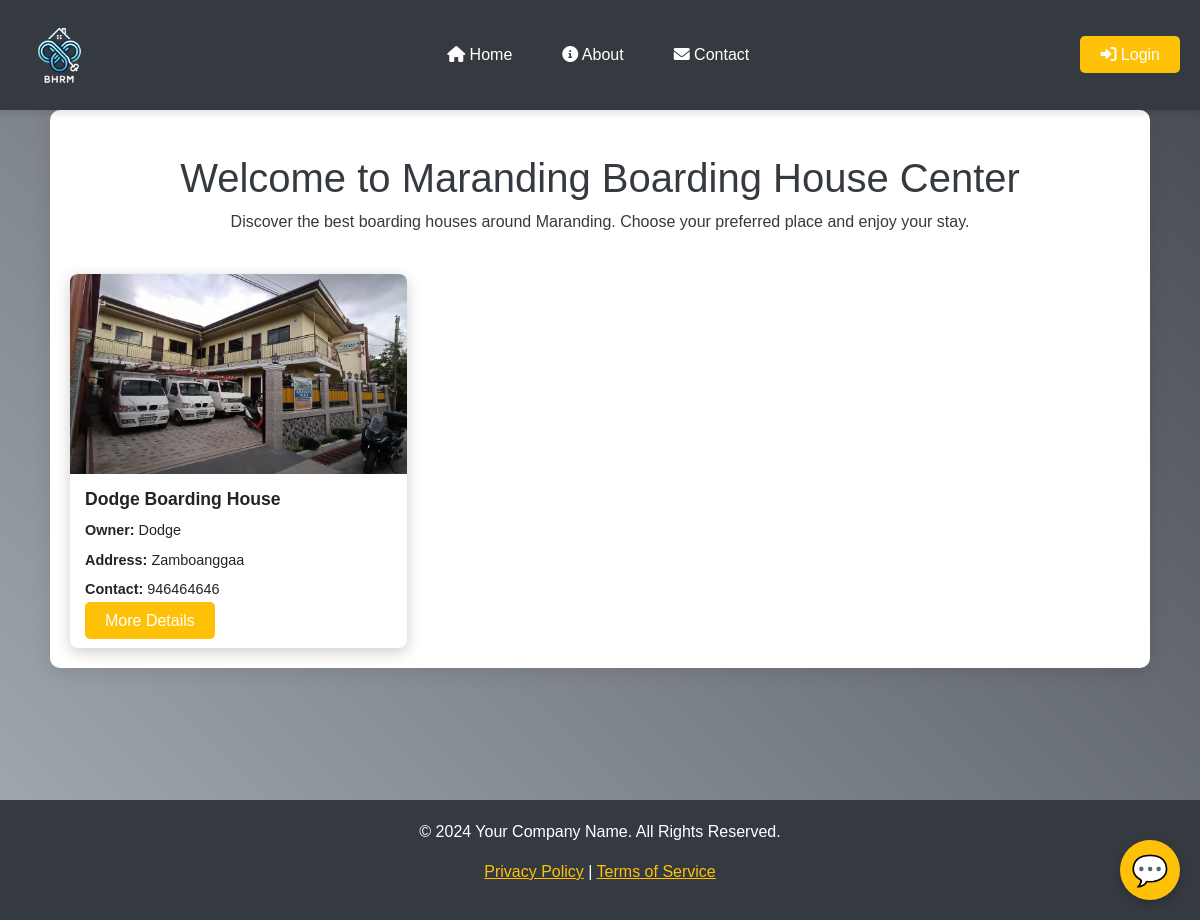
The page / on the database its author committed.
### tables this page shows
CREATE TABLE `boardinghouses` (
  `id` int(11) NOT NULL,
  `owner` varchar(255) NOT NULL,
  `hname` varchar(25) NOT NULL,
  `haddress` varchar(25) NOT NULL,
  `contact_no` int(255) NOT NULL,
  `landlord` varchar(255) NOT NULL
);

CREATE TABLE `documents` (
  `id` int(255) NOT NULL,
  `bar_clear` varchar(255) NOT NULL,
  `bus_per` varchar(255) NOT NULL,
  `image` varchar(255) NOT NULL,
  `hname` varchar(255) NOT NULL,
  `owner` varchar(255) NOT NULL
);

### index.php (the view, shortened to what this page needs)
<?php
require 'php/connection.php';
?>
<!DOCTYPE html>
<html lang="en">
<head>
    <link rel="stylesheet" href="https://cdn.jsdelivr.net/npm/bootstrap@5.3.0/dist/css/bootstrap.min.css">
</head>
<body>
    <div class="background">
        <?php
            if (!empty($_SESSION['uname']) && $_SESSION['role'] == 'admin'){
                include 'navadmin.php';
            }else{
                include 'navbar.php';
            }
        ?>
        <div class="content-background">
            <div class="text-center py-4">
                <h1>Welcome to Maranding Boarding House Center</h1>
                <p>Discover the best boarding houses around Maranding. Choose your preferred place and enjoy your stay.</p>
            </div>
            <div class="row row-cols-1 row-cols-md-3 g-4">
                <?php
                $query = "SELECT * FROM boardinghouses INNER JOIN documents ON boardinghouses.hname = documents.hname";
                $result = mysqli_query($conn, $query);
                while ($fetch = mysqli_fetch_assoc($result)) :
                    $hname = $fetch['hname'];
                ?>
                    <div class="col">
                        <div class="card">
                            <img src="<?php echo $fetch['image']; ?>" alt="Boarding House">
                            <div class="card-content">
                                <h5><?php echo $fetch['hname']; ?></h5>
                                <p><strong>Owner:</strong> <?php echo $fetch['landlord']; ?></p>
                                <p><strong>Address:</strong> <?php echo $fetch['haddress']; ?></p>
                                <p><strong>Contact:</strong> <?php echo $fetch['contact_no']; ?></p>
                                <div>
                                    <?php if (!empty($_SESSION['uname']) && $_SESSION['role'] == 'admin') : ?>
                                        <a href="php/function.php?edit=<?php echo $fetch['id']; ?>" class="button update">Update</a>
                                        <a href="#" class="button delete" data-href="php/function.php?delete=<?php echo $fetch['id']; ?>" data-bs-toggle="modal" data-bs-target="#confirmDeleteModal">Delete</a>
                                    <?php else : ?>
                                        <a href="boardinghouse.php?hname=<?php echo $hname; ?>" class="button details">More Details</a>
                                    <?php endif; ?>
                                </div>
                            </div>
                        </div>
                    </div>
                <?php endwhile; ?>
            </div>
        </div>
    </div>
    <footer class="footer">
        <p>© 2024 Your Company Name. All Rights Reserved.</p>
        <p>
            <a href="#">Privacy Policy</a> | <a href="#">Terms of Service</a>
        </p>
    </footer>
    <?php include 'chat.php'?>
</body>
</html>

### index.php (style rules this page uses)
body { font-family: 'Roboto', sans-serif; background-color: none; color: #343a40; margin: 0; overflow-x: hidden; }
.background { background: linear-gradient(45deg, #343a40, #aeb5bb, #343a40, #ffffff); background-size: 400% 400%; animation: gradientAnimation 15s ease infinite; min-height: 100vh; background-repeat: no-repeat; background-position: center; position: relative; padding-bottom: 80px; }
.content-background { background-color: white; border-radius: 10px; box-shadow: 0px 4px 20px rgba(0, 0, 0, 0.1); padding: 20px; margin: 0px auto; max-width: 1100px; }
.card { border: none; border-radius: 8px; overflow: hidden; box-shadow: 0px 4px 15px rgba(0, 0, 0, 0.2); transition: transform 0.2s ease, box-shadow 0.2s ease; }
.card img { width: 100%; height: 200px; object-fit: cover; }
.card-content { padding: 15px; }
.card-content h5 { font-size: 1.1rem; font-weight: 600; margin-bottom: 10px; }
.card-content p { font-size: 0.9rem; margin-bottom: 8px; }
.button { background-color: #ffc107; color: white; border: none; padding: 10px 15px; border-radius: 5px; font-size: 0.9rem; cursor: pointer; transition: background-color 0.2s ease, color 0.2s ease; }
a.button { text-decoration: none; }
.footer { background-color: #343a40; color: white; padding: 20px 0; text-align: center; }
.footer a { color: #ffc107; }

### navbar.php (style rules this page uses)
* { margin: 0; padding: 0; box-sizing: border-box; font-family: sans-serif; }
.button { color: white; background-color: #ffc107; padding: 10px 20px; border-radius: 5px; text-decoration: none; font-size: 16px; transition: background-color 0.3s ease; }

### rows shown on the page
boardinghouses: documents.image (picture), documents.hname "Dodge Boarding House", landlord "Dodge", haddress "Zamboanggaa", contact_no "946464646"
